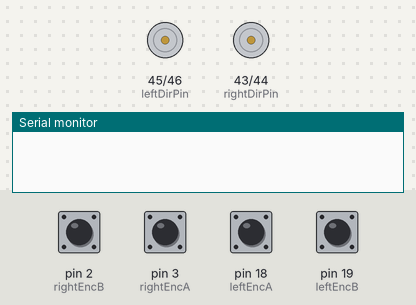
The sketch below on a simulated Arduino Mega 2560, built with avr-gcc and run on an emulated ATmega2560. Shown: direction and speed pins drawn as motors (green arrow = direction pin HIGH = forward, orange = LOW = backward, longer = more drive), the last lines printed to the serial monitor. The test bench sets the inputs (shaded band); at power-on: pin 2 (rightEncB), pin 3 (rightEncA), pin 18 (leftEncA), pin 19 (leftEncB) HIGH.

Above: at 0.1 s.
At 10.15 s:
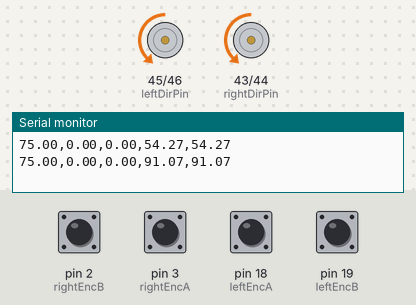
At 10.7 s:
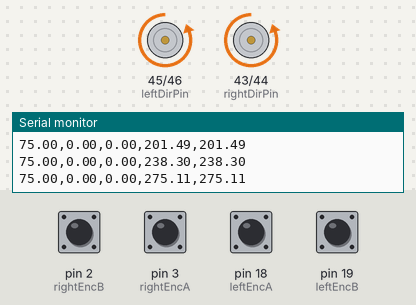
At 21.1 s:
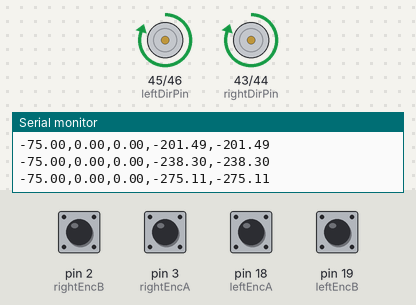
Timing chart, 0 to 22.6 s (numbered marks = the images above):
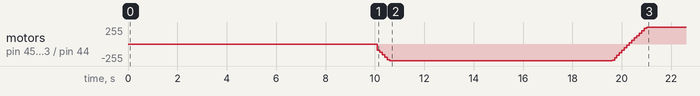

Measured:
- by itself, motor on pin 45 (leftDirPin) / pin 46 (leftPWMPin), motor on pin 43 (rightDirPin) / pin 44 (rightPWMPin): stopped → backward 91/255 at 10.1 s, → backward 127/255 0.10 s later, → backward 164/255 0.10 s later, → backward 201/255 0.10 s later, … (21 changes in this stretch)

The sketch:

PIDcontroler_Test.ino
```cpp
/*-------------Motor pin  variables-----------*/

#define leftPWMPin    46                   //PWM signal pin to Motordriver
#define leftDirPin    45                   //Direction pin if LOW CW if Hight Rotates CCW
#define leftEncA      18                   //Blue wire Sensor A
#define leftEncB      19                   //Purple Wire Sensor B

#define rightPWMPin   44                   //PWM signal pin to Motordriver
#define rightDirPin   43                   //Direction pin if LOW CW if Hight Rotates CCW
#define rightEncA      3                   //Blue wire Sensor A
#define rightEncB      2                   //Purple Wire Sensor B

/*-------------PID Constants-----------*/

#define leftKp        0.23280                //left pid proportionality constant
#define leftKi        4.90759                //left pid integral constant
#define leftKd        0.0                     //left pid derivative constant


#define rightKp       0.23280                   //left pid proportionality constant
#define rightKi       4.90759                   //left pid integral constant
#define rightKd       0.0                       //left pid derivative constant


/*-------------Time variables-----------*/

#define LOOPTIME 100                            //Looptime in millisecond
const byte noCommLoopMax = 10;                  //number of main loops the robot will execute without communication before stopping
unsigned int noCommLoops = 0;                   //main loop without communication counter
unsigned long currentMillis;
unsigned long prevMillis;

/*-------------Robot-specific constants-----------*/
const double wheelDiameter = 0.195;               //Wheel radius, in m
const double wheelbase = 0.450;                   //Wheelbase, in m
const double encoderRes = 980.0;                  //Encoder ticks or counts per rotation
const double max_speed = 1.49;                    //Max speed in m/s {(2*PI*r*RPM)/60}


double velLinearReq= 0.0,  velAngularReq = 0.0;    // Desired Linear and angular Velocities of robot in m/s and rad/s
int count=0, flag = 0;
class motor
{
private:
  uint8_t _pwmPin,_dirPin, _encA,_encB;
  float Kp = 0.0,Ki = 0.0,Kd = 0.0,error = 0.0,errorIntegral = 0.0 , errorDifferential = 0.0, errorPrev =0.0,u=0.0;

public:
  motor(uint8_t pwmPin , uint8_t dirPin , uint8_t encA , uint8_t encB , float kp ,float ki, float kd);
  float rpmActual = 0.0 ,rpmCmd = 0.0 , pwmValue=0.0;
  volatile long encoderPos = 0;
  void intialize();
  void setSpeed(int Value);
  void pidCompute();
  void calActualRpm();
};

motor::motor(uint8_t pwmPin , uint8_t dirPin , uint8_t encA , uint8_t encB,float kp ,float ki, float kd)
{
  _pwmPin = pwmPin;
  _dirPin = dirPin;
  _encA = encA;
  _encB = encB;
  Kp = kp;
  Ki = ki;
  Kd = kd;
}

void motor::intialize(){
  //Intialising Pins
  pinMode(_pwmPin, OUTPUT);
  pinMode(_dirPin,OUTPUT);
  pinMode(_encA,INPUT_PULLUP);
  pinMode(_encB,INPUT_PULLUP);

  //Setting all output pins to low
  digitalWrite(_pwmPin,LOW);
  digitalWrite(_dirPin,LOW);
}

void motor::setSpeed(int Value){
  // Make sure the pmm values is in limits is within the limit.
  Value = constrain(Value, -254, 254);
  if (Value >= 0) {
    analogWrite(_pwmPin, Value);
    digitalWrite(_dirPin, LOW);
  }
  else {
    analogWrite(_pwmPin, -Value);
    digitalWrite(_dirPin, HIGH);
  }
}

void motor::pidCompute(){
  error = rpmCmd - rpmActual;
  errorIntegral = errorIntegral + error*(0.1);
  errorDifferential = (error-errorPrev)/(0.1);
  u = (Kp*error)+(Ki*errorIntegral)+(Kd*errorDifferential);
  errorPrev = error;
  pwmValue =u;
  errorIntegral = constrain(errorIntegral,-255,255);
}

void motor::calActualRpm(){
  if(abs(encoderPos)<10){
    rpmActual=0;
  }
  else{
    rpmActual = ((encoderPos/encoderRes)*(1000/LOOPTIME)*60);
  }
  encoderPos = 0;
}

motor motorLeft(leftPWMPin, leftDirPin, leftEncA ,leftEncB,leftKp,leftKi,leftKd);
motor motorRight(rightPWMPin,rightDirPin,rightEncA,rightEncB,rightKp,rightKi,rightKd);


void setup() {
  Serial.begin(9600);
  motorLeft.intialize();
  motorRight.intialize();

  attachInterrupt(digitalPinToInterrupt(rightEncA), rightEncoderCallback, CHANGE);
  attachInterrupt(digitalPinToInterrupt(rightEncB), rightEncoderCallback, CHANGE);
  attachInterrupt(digitalPinToInterrupt(leftEncA), leftEncoderCallback, CHANGE);
  attachInterrupt(digitalPinToInterrupt(leftEncB), leftEncoderCallback, CHANGE);
}

void loop() {
  if (millis() - prevMillis >= LOOPTIME){
    prevMillis =millis();
    if(flag == 0){
      delay(10000);
      flag = 1;
    }
    if(count<50)
    {
     motorRight.rpmCmd = 75;
     motorLeft.rpmCmd = 75;
    }
    else if(count<70)
    {
      motorLeft.rpmCmd = 0;
      motorRight.rpmCmd = 0;
    }
    else if(count <120)
    {
      motorLeft.rpmCmd = -75;
      motorRight.rpmCmd = -75;
    }
    else
    {
      motorLeft.rpmCmd = 0;
      motorRight.rpmCmd = 0;
    }
    motorLeft.calActualRpm();
    motorRight.calActualRpm();
    motorLeft.pidCompute();
    motorRight.pidCompute();
    motorRight.setSpeed((int)motorRight.pwmValue);
    motorLeft.setSpeed((int)motorLeft.pwmValue);
    Serial.print(motorLeft.rpmCmd);
    Serial.print(",");
    Serial.print(motorLeft.rpmActual);
    Serial.print(",");
    Serial.print(motorRight.rpmActual);
    Serial.print(",");
    Serial.print(motorLeft.pwmValue);
    Serial.print(",");
    Serial.println(motorRight.pwmValue);
    count++;
  }
}
void leftEncoderCallback() {
  static int8_t lookup_table[] = {0,-1,1,0,1,0,0,-1,-1,0,0,1,0,1,-1,0};
  static uint8_t leftEncoderVal = 0;

  leftEncoderVal = leftEncoderVal << 2;
  leftEncoderVal = leftEncoderVal | ((PIND & 0b1100) >> 2);

  motorLeft.encoderPos = motorLeft.encoderPos + lookup_table[leftEncoderVal & 0b1111];
}

void rightEncoderCallback() {
  static int8_t lookup_table[] = {0,-1,1,0,1,0,0,-1,-1,0,0,1,0,1,-1,0};
  static uint8_t rightEncoderVal = 0;

  rightEncoderVal = rightEncoderVal << 2;
  rightEncoderVal = rightEncoderVal | ((PINE & B00110000) >> 4);

  motorRight.encoderPos = motorRight.encoderPos + lookup_table[rightEncoderVal & 0b1111];
}
```
